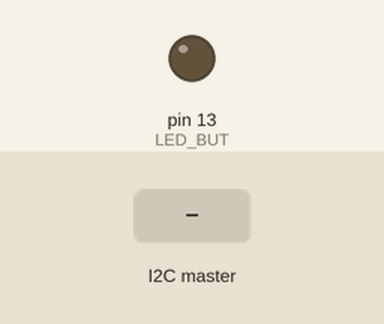
This sketch was run on a simulated Arduino Uno, built with avr-gcc and run on an emulated ATmega328P. Shown: output pins drawn as LEDs (lit = HIGH). Inputs (shaded band) come from the test bench.

Above: at 1.2 s.
1.3 s: the I2C master sends the byte 1
At 1.7 s:
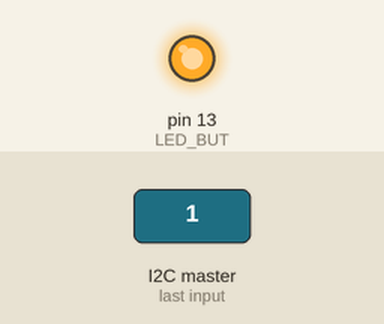
2.8 s: the I2C master sends the byte 0
At 4.0 s:
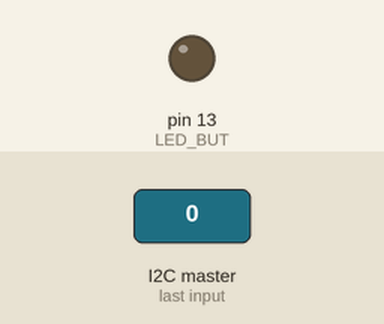
Timing chart, 0 to 5.8 s (numbered marks = the images above; inputs shaded):
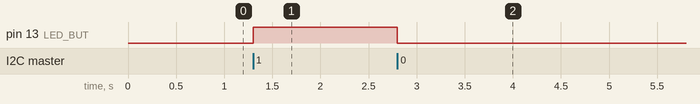

The sketch:

digitalUNO.ino
```cpp
// Código do Arduino UNO

#include <Wire.h>

const int SLAVE_ADDRESS = 8;
const int LED_BUT = 13;

void setup() {
  Wire.begin(SLAVE_ADDRESS); // Endereço do escravo
  Wire.onReceive(receiveEvent);
  pinMode(LED_BUT, OUTPUT);
  Serial.begin(9600);
}

void loop() {
}

void receiveEvent(int howMany) {
  int state = Wire.read();
  if (state == HIGH) {
  digitalWrite(LED_BUT, HIGH);
} else {
  digitalWrite(LED_BUT, LOW);
}

}
```

Measured:
- after the input at 1.3 s, pin 13 (LED_BUT): LOW → HIGH at once
- after the input at 2.8 s, pin 13 (LED_BUT): HIGH → LOW at once
